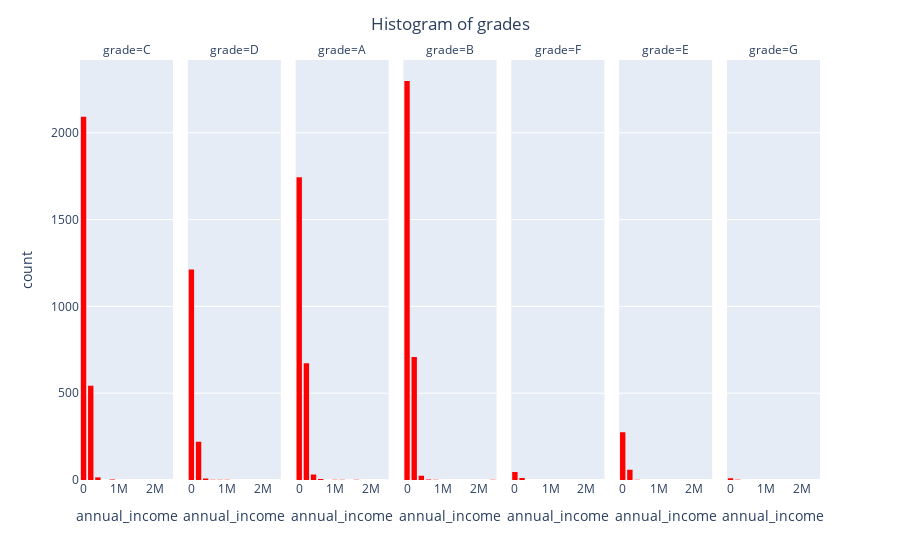

Notebook code cell kept with this figure:
### Markdown cell above
**Problem 1** Create a histogram of your own! Try making a histogram of one of the other pieces of numerical data. Make it as fancy as you want. Include some categorical information. Do you learn anything from your graph? If so what?

### Code cell
# Your code here
fig = px.histogram(DF, 
                   nbins=14,
                   x='annual_income',
                   facet_col='grade',
                   color_discrete_sequence=['red']
                  )
fig.update_layout(bargap=0.25,
                  title='Histogram of grades',
                  title_x=0.5)
fig.show()

### Figure 1 — Plotly figure (JSON) as saved in the notebook; plotly's stock layout.template omitted (floating-point values rounded to 4 significant figures; data arrays with more than 128 entries replaced by an {"elided": "..."} marker saying what was removed)
{"data": [{"alignmentgroup": "True", "bingroup": "x", "hovertemplate": "grade=C<br>annual_income=%{x}<br>count=%{y}<extra></extra>", "legendgroup": "", "marker": {"color": "red", "pattern": {"shape": ""}}, "name": "", "nbinsx": 14, "offsetgroup": "", "orientation": "v", "showlegend": false, "type": "histogram", "x": {"elided": "2653 float values"}, "xaxis": "x", "yaxis": "y"}, {"alignmentgroup": "True", "bingroup": "x", "hovertemplate": "grade=D<br>annual_income=%{x}<br>count=%{y}<extra></extra>", "legendgroup": "", "marker": {"color": "red", "pattern": {"shape": ""}}, "name": "", "nbinsx": 14, "offsetgroup": "", "orientation": "v", "showlegend": false, "type": "histogram", "x": {"elided": "1446 float values"}, "xaxis": "x2", "yaxis": "y2"}, {"alignmentgroup": "True", "bingroup": "x", "hovertemplate": "grade=A<br>annual_income=%{x}<br>count=%{y}<extra></extra>", "legendgroup": "", "marker": {"color": "red", "pattern": {"shape": ""}}, "name": "", "nbinsx": 14, "offsetgroup": "", "orientation": "v", "showlegend": false, "type": "histogram", "x": {"elided": "2459 float values"}, "xaxis": "x3", "yaxis": "y3"}, {"alignmentgroup": "True", "bingroup": "x", "hovertemplate": "grade=B<br>annual_income=%{x}<br>count=%{y}<extra></extra>", "legendgroup": "", "marker": {"color": "red", "pattern": {"shape": ""}}, "name": "", "nbinsx": 14, "offsetgroup": "", "orientation": "v", "showlegend": false, "type": "histogram", "x": {"elided": "3037 float values"}, "xaxis": "x4", "yaxis": "y4"}, {"alignmentgroup": "True", "bingroup": "x", "hovertemplate": "grade=F<br>annual_income=%{x}<br>count=%{y}<extra></extra>", "legendgroup": "", "marker": {"color": "red", "pattern": {"shape": ""}}, "name": "", "nbinsx": 14, "offsetgroup": "", "orientation": "v", "showlegend": false, "type": "histogram", "x": [72000, 84000, 24000, 64000, 118000, 71500, 42000, 50840, 190000, 73000, 17000, 60000, 150000, 68274, 55000, 48000, 65000, 80000, 50000, 0, 130000, 60000, 75000, 150000, 200000, 92000, 50000, 88000, 48712, 120000, 52680, 38000, 65000, 87000, 58000, 69854, 70000, 42500, 40000, 35000, 74000, 42000, 95000, 75000, 50000, 99000, 170000, 36000, 55000, 78000, 105000, 170000, 115000, 28000, 130000, 20000, 65000, 20000], "xaxis": "x5", "yaxis": "y5"}, {"alignmentgroup": "True", "bingroup": "x", "hovertemplate": "grade=E<br>annual_income=%{x}<br>count=%{y}<extra></extra>", "legendgroup": "", "marker": {"color": "red", "pattern": {"shape": ""}}, "name": "", "nbinsx": 14, "offsetgroup": "", "orientation": "v", "showlegend": false, "type": "histogram", "x": {"elided": "335 int values"}, "xaxis": "x6", "yaxis": "y6"}, {"alignmentgroup": "True", "bingroup": "x", "hovertemplate": "grade=G<br>annual_income=%{x}<br>count=%{y}<extra></extra>", "legendgroup": "", "marker": {"color": "red", "pattern": {"shape": ""}}, "name": "", "nbinsx": 14, "offsetgroup": "", "orientation": "v", "showlegend": false, "type": "histogram", "x": [95731, 50000, 80000, 85000, 105000, 83000, 29000, 70000, 115000, 75000, 31000, 48000], "xaxis": "x7", "yaxis": "y7"}], "layout": {"annotations": [{"font": {}, "showarrow": false, "text": "grade=C", "x": 0.06286, "xanchor": "center", "xref": "paper", "y": 1, "yanchor": "bottom", "yref": "paper"}, {"font": {}, "showarrow": false, "text": "grade=D", "x": 0.2086, "xanchor": "center", "xref": "paper", "y": 1, "yanchor": "bottom", "yref": "paper"}, {"font": {}, "showarrow": false, "text": "grade=A", "x": 0.3543, "xanchor": "center", "xref": "paper", "y": 1, "yanchor": "bottom", "yref": "paper"}, {"font": {}, "showarrow": false, "text": "grade=B", "x": 0.5, "xanchor": "center", "xref": "paper", "y": 1, "yanchor": "bottom", "yref": "paper"}, {"font": {}, "showarrow": false, "text": "grade=F", "x": 0.6457, "xanchor": "center", "xref": "paper", "y": 1, "yanchor": "bottom", "yref": "paper"}, {"font": {}, "showarrow": false, "text": "grade=E", "x": 0.7914, "xanchor": "center", "xref": "paper", "y": 1, "yanchor": "bottom", "yref": "paper"}, {"font": {}, "showarrow": false, "text": "grade=G", "x": 0.9371, "xanchor": "center", "xref": "paper", "y": 1, "yanchor": "bottom", "yref": "paper"}], "autosize": true, "bargap": 0.25, "barmode": "relative", "legend": {"tracegroupgap": 0}, "margin": {"t": 60}, "title": {"text": "Histogram of grades", "x": 0.5}, "xaxis": {"anchor": "y", "autorange": true, "domain": [0, 0.1257], "range": [-100000, 2500000], "title": {"text": "annual_income"}, "type": "linear"}, "xaxis2": {"anchor": "y2", "autorange": true, "domain": [0.1457, 0.2714], "matches": "x", "range": [-100000, 2500000], "title": {"text": "annual_income"}, "type": "linear"}, "xaxis3": {"anchor": "y3", "autorange": true, "domain": [0.2914, 0.4171], "matches": "x", "range": [-100000, 2500000], "title": {"text": "annual_income"}, "type": "linear"}, "xaxis4": {"anchor": "y4", "autorange": true, "domain": [0.4371, 0.5629], "matches": "x", "range": [-100000, 2500000], "title": {"text": "annual_income"}, "type": "linear"}, "xaxis5": {"anchor": "y5", "autorange": true, "domain": [0.5829, 0.7086], "matches": "x", "range": [-100000, 2500000], "title": {"text": "annual_income"}, "type": "linear"}, "xaxis6": {"anchor": "y6", "autorange": true, "domain": [0.7286, 0.8543], "matches": "x", "range": [-100000, 2500000], "title": {"text": "annual_income"}, "type": "linear"}, "xaxis7": {"anchor": "y7", "autorange": true, "domain": [0.8743, 1.0], "matches": "x", "range": [-100000, 2500000], "title": {"text": "annual_income"}, "type": "linear"}, "yaxis": {"anchor": "x", "autorange": true, "domain": [0, 1], "range": [0, 2419.0], "title": {"text": "count"}}, "yaxis2": {"anchor": "x2", "autorange": true, "domain": [0, 1], "matches": "y", "range": [0, 2419.0], "showticklabels": false}, "yaxis3": {"anchor": "x3", "autorange": true, "domain": [0, 1], "matches": "y", "range": [0, 2419.0], "showticklabels": false}, "yaxis4": {"anchor": "x4", "autorange": true, "domain": [0, 1], "matches": "y", "range": [0, 2419.0], "showticklabels": false}, "yaxis5": {"anchor": "x5", "autorange": true, "domain": [0, 1], "matches": "y", "range": [0, 2419.0], "showticklabels": false}, "yaxis6": {"anchor": "x6", "autorange": true, "domain": [0, 1], "matches": "y", "range": [0, 2419.0], "showticklabels": false}, "yaxis7": {"anchor": "x7", "autorange": true, "domain": [0, 1], "matches": "y", "range": [0, 2419.0], "showticklabels": false}}}
